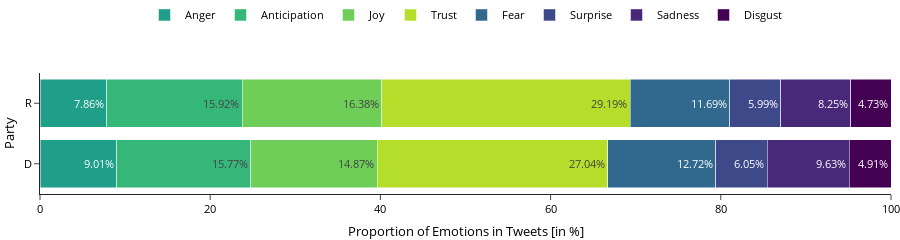

The notebook cell this image was saved under:
### Code cell
fig = px.bar(df, y='Party', x='Average Percentage', color='Emotion', barmode = 'stack', text='Average Percentage',
             template='simple_white', orientation='h',
             color_discrete_sequence=px.colors.sequential.Viridis[5:-1] + px.colors.sequential.Viridis_r[6:])

fig.update_layout(
    font_color='black',
    font_size=11,
    width=900,
    height=130,
    margin=dict(l=0, r=0, t=0, b=0),
    legend=dict(orientation="h", y=1.6, title='', xanchor="center", x=0.5),
)
fig.update_traces(texttemplate='%{text:.2f}%')
fig.update_xaxes(range=(0,100), title='Proportion of Emotions in Tweets [in %]')
fig.show()
fig.write_image(_root_path + 'output/figures/emotions/emotion_party_bar.png')

### Figure 1 — Plotly figure (JSON) as saved in the notebook; plotly's stock layout.template omitted (floating-point values rounded to 4 significant figures)
{"data": [{"alignmentgroup": "True", "hovertemplate": "Emotion=Anger<br>Average Percentage=%{text}<br>Party=%{y}<extra></extra>", "legendgroup": "Anger", "marker": {"color": "#1f9e89"}, "name": "Anger", "offsetgroup": "Anger", "orientation": "h", "showlegend": true, "text": [9.006, 7.857], "textposition": "auto", "texttemplate": "%{text:.2f}%", "type": "bar", "x": [9.006, 7.857], "xaxis": "x", "y": ["D", "R"], "yaxis": "y"}, {"alignmentgroup": "True", "hovertemplate": "Emotion=Anticipation<br>Average Percentage=%{text}<br>Party=%{y}<extra></extra>", "legendgroup": "Anticipation", "marker": {"color": "#35b779"}, "name": "Anticipation", "offsetgroup": "Anticipation", "orientation": "h", "showlegend": true, "text": [15.77, 15.92], "textposition": "auto", "texttemplate": "%{text:.2f}%", "type": "bar", "x": [15.77, 15.92], "xaxis": "x", "y": ["D", "R"], "yaxis": "y"}, {"alignmentgroup": "True", "hovertemplate": "Emotion=Joy<br>Average Percentage=%{text}<br>Party=%{y}<extra></extra>", "legendgroup": "Joy", "marker": {"color": "#6ece58"}, "name": "Joy", "offsetgroup": "Joy", "orientation": "h", "showlegend": true, "text": [14.87, 16.38], "textposition": "auto", "texttemplate": "%{text:.2f}%", "type": "bar", "x": [14.87, 16.38], "xaxis": "x", "y": ["D", "R"], "yaxis": "y"}, {"alignmentgroup": "True", "hovertemplate": "Emotion=Trust<br>Average Percentage=%{text}<br>Party=%{y}<extra></extra>", "legendgroup": "Trust", "marker": {"color": "#b5de2b"}, "name": "Trust", "offsetgroup": "Trust", "orientation": "h", "showlegend": true, "text": [27.04, 29.19], "textposition": "auto", "texttemplate": "%{text:.2f}%", "type": "bar", "x": [27.04, 29.19], "xaxis": "x", "y": ["D", "R"], "yaxis": "y"}, {"alignmentgroup": "True", "hovertemplate": "Emotion=Fear<br>Average Percentage=%{text}<br>Party=%{y}<extra></extra>", "legendgroup": "Fear", "marker": {"color": "#31688e"}, "name": "Fear", "offsetgroup": "Fear", "orientation": "h", "showlegend": true, "text": [12.72, 11.69], "textposition": "auto", "texttemplate": "%{text:.2f}%", "type": "bar", "x": [12.72, 11.69], "xaxis": "x", "y": ["D", "R"], "yaxis": "y"}, {"alignmentgroup": "True", "hovertemplate": "Emotion=Surprise<br>Average Percentage=%{text}<br>Party=%{y}<extra></extra>", "legendgroup": "Surprise", "marker": {"color": "#3e4989"}, "name": "Surprise", "offsetgroup": "Surprise", "orientation": "h", "showlegend": true, "text": [6.047, 5.986], "textposition": "auto", "texttemplate": "%{text:.2f}%", "type": "bar", "x": [6.047, 5.986], "xaxis": "x", "y": ["D", "R"], "yaxis": "y"}, {"alignmentgroup": "True", "hovertemplate": "Emotion=Sadness<br>Average Percentage=%{text}<br>Party=%{y}<extra></extra>", "legendgroup": "Sadness", "marker": {"color": "#482878"}, "name": "Sadness", "offsetgroup": "Sadness", "orientation": "h", "showlegend": true, "text": [9.634, 8.251], "textposition": "auto", "texttemplate": "%{text:.2f}%", "type": "bar", "x": [9.634, 8.251], "xaxis": "x", "y": ["D", "R"], "yaxis": "y"}, {"alignmentgroup": "True", "hovertemplate": "Emotion=Disgust<br>Average Percentage=%{text}<br>Party=%{y}<extra></extra>", "legendgroup": "Disgust", "marker": {"color": "#440154"}, "name": "Disgust", "offsetgroup": "Disgust", "orientation": "h", "showlegend": true, "text": [4.905, 4.732], "textposition": "auto", "texttemplate": "%{text:.2f}%", "type": "bar", "x": [4.905, 4.732], "xaxis": "x", "y": ["D", "R"], "yaxis": "y"}], "layout": {"barmode": "stack", "font": {"color": "black", "size": 11}, "height": 130, "legend": {"orientation": "h", "title": {"text": ""}, "tracegroupgap": 0, "x": 0.5, "xanchor": "center", "y": 1.6}, "margin": {"b": 0, "l": 0, "r": 0, "t": 0}, "width": 900, "xaxis": {"anchor": "y", "domain": [0.0, 1.0], "range": [0, 100], "title": {"text": "Proportion of Emotions in Tweets [in %]"}}, "yaxis": {"anchor": "x", "domain": [0.0, 1.0], "title": {"text": "Party"}}}}
